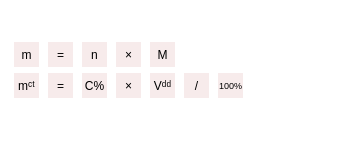
  <widget class="QWidget" name="gridWidget" native="true">
   <property name="geometry">
    <rect>
     <x>10</x>
     <y>210</y>
     <width>361</width>
     <height>141</height>
    </rect>
   </property>
   <property name="styleSheet">
    <string notr="true">QWidget {
    background: transparent; /* cho con trở về mặc định */
}

QLabel {
	background-color:#f7ebeb;
    border: none;
}</string>
   </property>
   <layout class="QGridLayout" name="gridLayout_6">
    <item row="2" column="9">
     <widget class="QLabel" name="label_10_29">
      <property name="sizePolicy">
       <sizepolicy hsizetype="Fixed" vsizetype="Fixed">
        <horstretch>0</horstretch>
        <verstretch>0</verstretch>
       </sizepolicy>
      </property>
      <property name="minimumSize">
       <size>
        <width>25</width>
        <height>25</height>
       </size>
      </property>
      <property name="maximumSize">
       <size>
        <width>25</width>
        <height>25</height>
       </size>
      </property>
      <property name="styleSheet">
       <string notr="true">background-color:transparent;
font-size:12px;
border: 0px</string>
      </property>
      <property name="text">
       <string/>
      </property>
      <property name="alignment">
       <set>Qt::AlignCenter</set>
      </property>
     </widget>
    </item>
    <item row="2" column="0">
     <widget class="QLabel" name="label_12_0">
      <property name="sizePolicy">
       <sizepolicy hsizetype="Fixed" vsizetype="Fixed">
        <horstretch>0</horstretch>
        <verstretch>0</verstretch>
       </sizepolicy>
      </property>
      <property name="minimumSize">
       <size>
        <width>25</width>
        <height>25</height>
       </size>
      </property>
      <property name="maximumSize">
       <size>
        <width>25</width>
        <height>25</height>
       </size>
      </property>
      <property name="text">
       <string>mᶜᵗ</string>
      </property>
      <property name="alignment">
       <set>Qt::AlignCenter</set>
      </property>
     </widget>
    </item>
    <item row="2" column="3">
     <widget class="QLabel" name="label_12_3">
      <property name="sizePolicy">
       <sizepolicy hsizetype="Fixed" vsizetype="Fixed">
        <horstretch>0</horstretch>
        <verstretch>0</verstretch>
       </sizepolicy>
      </property>
      <property name="minimumSize">
       <size>
        <width>25</width>
        <height>25</height>
       </size>
      </property>
      <property name="maximumSize">
       <size>
        <width>25</width>
        <height>25</height>
       </size>
      </property>
      <property name="styleSheet">
       <string notr="true">
font-size:12px;
border: 0px</string>
      </property>
      <property name="text">
       <string>×</string>
      </property>
      <property name="alignment">
       <set>Qt::AlignCenter</set>
      </property>
     </widget>
    </item>
    <item row="1" column="1">
     <widget class="QLabel" name="label_11_1">
      <property name="sizePolicy">
       <sizepolicy hsizetype="Fixed" vsizetype="Fixed">
        <horstretch>0</horstretch>
        <verstretch>0</verstretch>
       </sizepolicy>
      </property>
      <property name="minimumSize">
       <size>
        <width>25</width>
        <height>25</height>
       </size>
      </property>
      <property name="maximumSize">
       <size>
        <width>25</width>
        <height>25</height>
       </size>
      </property>
      <property name="styleSheet">
       <string notr="true">
font-size:12px;
border: 0px</string>
      </property>
      <property name="text">
       <string>=</string>
      </property>
      <property name="alignment">
       <set>Qt::AlignCenter</set>
      </property>
     </widget>
    </item>
    <item row="2" column="8">
     <widget class="QLabel" name="label_10_28">
      <property name="sizePolicy">
       <sizepolicy hsizetype="Fixed" vsizetype="Fixed">
        <horstretch>0</horstretch>
        <verstretch>0</verstretch>
       </sizepolicy>
      </property>
      <property name="minimumSize">
       <size>
        <width>25</width>
        <height>25</height>
       </size>
      </property>
      <property name="maximumSize">
       <size>
        <width>25</width>
        <height>25</height>
       </size>
      </property>
      <property name="styleSheet">
       <string notr="true">background-color:transparent;
font-size:12px;
border: 0px</string>
      </property>
      <property name="text">
       <string/>
      </property>
      <property name="alignment">
       <set>Qt::AlignCenter</set>
      </property>
     </widget>
    </item>
    <item row="1" column="0">
     <widget class="QLabel" name="label_11_0">
      <property name="sizePolicy">
       <sizepolicy hsizetype="Fixed" vsizetype="Fixed">
        <horstretch>0</horstretch>
        <verstretch>0</verstretch>
       </sizepolicy>
      </property>
      <property name="minimumSize">
       <size>
        <width>25</width>
        <height>25</height>
       </size>
      </property>
      <property name="maximumSize">
       <size>
        <width>25</width>
        <height>25</height>
       </size>
      </property>
      <property name="text">
       <string>m</string>
      </property>
      <property name="alignment">
       <set>Qt::AlignCenter</set>
      </property>
     </widget>
    </item>
    <item row="2" column="1">
     <widget class="QLabel" name="label_12_1">
      <property name="sizePolicy">
       <sizepolicy hsizetype="Fixed" vsizetype="Fixed">
        <horstretch>0</horstretch>
        <verstretch>0</verstretch>
       </sizepolicy>
      </property>
      <property name="minimumSize">
       <size>
        <width>25</width>
        <height>25</height>
       </size>
      </property>
      <property name="maximumSize">
       <size>
        <width>25</width>
        <height>25</height>
       </size>
      </property>
      <property name="styleSheet">
       <string notr="true">
font-size:12px;
border: 0px</string>
      </property>
      <property name="text">
       <string>=</string>
      </property>
      <property name="alignment">
       <set>Qt::AlignCenter</set>
      </property>
     </widget>
    </item>
    <item row="1" column="2">
     <widget class="QLabel" name="label_11_2">
      <property name="sizePolicy">
       <sizepolicy hsizetype="Fixed" vsizetype="Fixed">
        <horstretch>0</horstretch>
        <verstretch>0</verstretch>
       </sizepolicy>
      </property>
      <property name="minimumSize">
       <size>
        <width>25</width>
        <height>25</height>
       </size>
      </property>
      <property name="maximumSize">
       <size>
        <width>25</width>
        <height>25</height>
       </size>
      </property>
      <property name="text">
       <string>n</string>
      </property>
      <property name="alignment">
       <set>Qt::AlignCenter</set>
      </property>
     </widget>
    </item>
    <item row="1" column="3">
     <widget class="QLabel" name="label_11_3">
      <property name="sizePolicy">
       <sizepolicy hsizetype="Fixed" vsizetype="Fixed">
        <horstretch>0</horstretch>
        <verstretch>0</verstretch>
       </sizepolicy>
      </property>
      <property name="minimumSize">
       <size>
        <width>25</width>
        <height>25</height>
       </size>
      </property>
      <property name="maximumSize">
       <size>
        <width>25</width>
        <height>25</height>
       </size>
      </property>
      <property name="styleSheet">
       <string notr="true">
font-size:12px;
border: 0px
</string>
      </property>
      <property name="text">
       <string>×</string>
      </property>
      <property name="alignment">
       <set>Qt::AlignCenter</set>
      </property>
     </widget>
    </item>
    <item row="2" column="2">
     <widget class="QLabel" name="label_12_2">
      <property name="sizePolicy">
       <sizepolicy hsizetype="Fixed" vsizetype="Fixed">
        <horstretch>0</horstretch>
        <verstretch>0</verstretch>
       </sizepolicy>
      </property>
      <property name="minimumSize">
       <size>
        <width>25</width>
        <height>25</height>
       </size>
      </property>
      <property name="maximumSize">
       <size>
        <width>25</width>
        <height>25</height>
       </size>
      </property>
      <property name="text">
       <string>C%</string>
      </property>
      <property name="alignment">
       <set>Qt::AlignCenter</set>
      </property>
     </widget>
    </item>
    <item row="1" column="4">
     <widget class="QLabel" name="label_11_4">
      <property name="sizePolicy">
       <sizepolicy hsizetype="Fixed" vsizetype="Fixed">
        <horstretch>0</horstretch>
        <verstretch>0</verstretch>
       </sizepolicy>
      </property>
      <property name="minimumSize">
       <size>
        <width>25</width>
        <height>25</height>
       </size>
      </property>
      <property name="maximumSize">
       <size>
        <width>25</width>
        <height>25</height>
       </size>
      </property>
      <property name="text">
       <string>M</string>
      </property>
      <property name="alignment">
       <set>Qt::AlignCenter</set>
      </property>
     </widget>
    </item>
    <item row="3" column="0">
     <widget class="QLabel" name="label_10_31">
      <property name="sizePolicy">
       <sizepolicy hsizetype="Fixed" vsizetype="Fixed">
        <horstretch>0</horstretch>
        <verstretch>0</verstretch>
       </sizepolicy>
      </property>
      <property name="minimumSize">
       <size>
        <width>25</width>
        <height>25</height>
       </size>
      </property>
      <property name="maximumSize">
       <size>
        <width>25</width>
        <height>25</height>
       </size>
      </property>
      <property name="styleSheet">
       <string notr="true">background-color:transparent;
font-size:12px;
border: 0px</string>
      </property>
      <property name="text">
       <string/>
      </property>
      <property name="alignment">
       <set>Qt::AlignCenter</set>
      </property>
     </widget>
    </item>
    <item row="2" column="6">
     <widget class="QLabel" name="label_12_6">
      <property name="sizePolicy">
       <sizepolicy hsizetype="Fixed" vsizetype="Fixed">
        <horstretch>0</horstretch>
        <verstretch>0</verstretch>
       </sizepolicy>
      </property>
      <property name="minimumSize">
       <size>
        <width>25</width>
        <height>25</height>
       </size>
      </property>
      <property name="maximumSize">
       <size>
        <width>25</width>
        <height>25</height>
       </size>
      </property>
      <property name="styleSheet">
       <string notr="true">font-size:9px;</string>
      </property>
      <property name="text">
       <string>100%</string>
      </property>
      <property name="alignment">
       <set>Qt::AlignCenter</set>
      </property>
     </widget>
    </item>
    <item row="2" column="4">
     <widget class="QLabel" name="label_12_4">
      <property name="sizePolicy">
       <sizepolicy hsizetype="Fixed" vsizetype="Fixed">
        <horstretch>0</horstretch>
        <verstretch>0</verstretch>
       </sizepolicy>
      </property>
      <property name="minimumSize">
       <size>
        <width>25</width>
        <height>25</height>
       </size>
      </property>
      <property name="maximumSize">
       <size>
        <width>25</width>
        <height>25</height>
       </size>
      </property>
      <property name="text">
       <string>Vᵈᵈ</string>
      </property>
      <property name="alignment">
       <set>Qt::AlignCenter</set>
      </property>
     </widget>
    </item>
    <item row="2" column="5">
     <widget class="QLabel" name="label_12_5">
      <property name="sizePolicy">
       <sizepolicy hsizetype="Fixed" vsizetype="Fixed">
        <horstretch>0</horstretch>
        <verstretch>0</verstretch>
       </sizepolicy>
      </property>
      <property name="minimumSize">
       <size>
        <width>25</width>
        <height>25</height>
       </size>
      </property>
      <property name="maximumSize">
       <size>
        <width>25</width>
        <height>25</height>
       </size>
      </property>
      <property name="styleSheet">
       <string notr="true">
font-size:12px;
border: 0px</string>
      </property>
      <property name="text">
       <string>/</string>
      </property>
      <property name="alignment">
       <set>Qt::AlignCenter</set>
      </property>
     </widget>
    </item>
    <item row="2" column="7">
     <widget class="QLabel" name="label_10_24">
      <property name="sizePolicy">
       <sizepolicy hsizetype="Fixed" vsizetype="Fixed">
        <horstretch>0</horstretch>
        <verstretch>0</verstretch>
       </sizepolicy>
      </property>
      <property name="minimumSize">
       <size>
        <width>25</width>
        <height>25</height>
       </size>
      </property>
      <property name="maximumSize">
       <size>
        <width>25</width>
        <height>25</height>
       </size>
      </property>
      <property name="styleSheet">
       <string notr="true">background-color:transparent;
font-size:12px;
border: 0px</string>
      </property>
      <property name="text">
       <string/>
      </property>
      <property name="alignment">
       <set>Qt::AlignCenter</set>
      </property>
     </widget>
    </item>
    <item row="0" column="0">
     <widget class="QLabel" name="label_10_32">
      <property name="sizePolicy">
       <sizepolicy hsizetype="Fixed" vsizetype="Fixed">
        <horstretch>0</horstretch>
        <verstretch>0</verstretch>
       </sizepolicy>
      </property>
      <property name="minimumSize">
       <size>
        <width>25</width>
        <height>25</height>
       </size>
      </property>
      <property name="maximumSize">
       <size>
        <width>25</width>
        <height>25</height>
       </size>
      </property>
      <property name="styleSheet">
       <string notr="true">background-color:transparent;
font-size:12px;
border: 0px</string>
      </property>
      <property name="text">
       <string/>
      </property>
      <property name="alignment">
       <set>Qt::AlignCenter</set>
      </property>
     </widget>
    </item>
   </layout>
  </widget>
